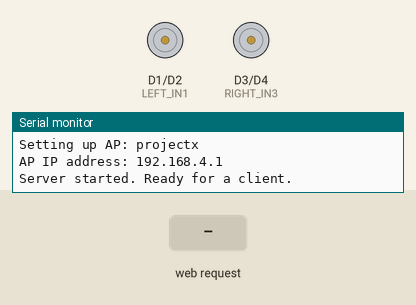
Simulated run of this sketch. Board: ESP8266 (NodeMCU). Shown: motor-driver pin pairs drawn as motors (green arrow = first pin HIGH = forward, orange = second pin HIGH = backward, longer = more drive, scaled by the enable pin), the last lines printed to the serial monitor. The inputs (shaded band) are chosen by the test bench.

Above: at 1.2 s.
1.3 s: HTTP request GET /F received
At 2.1 s:
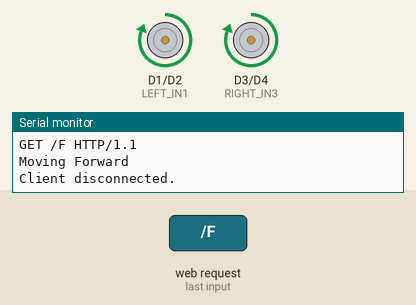
2.8 s: HTTP request GET /B received
At 3.3 s:
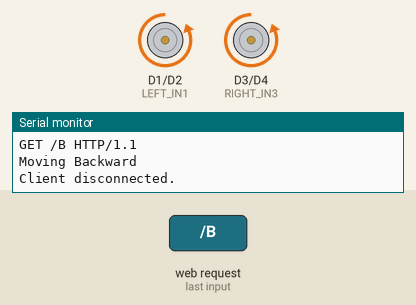
4.3 s: HTTP request GET /L received
At 5.5 s:
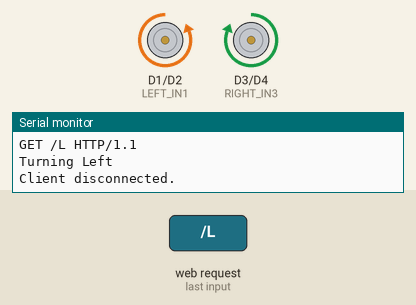
5.8 s: HTTP request GET /R received
At 6.7 s:
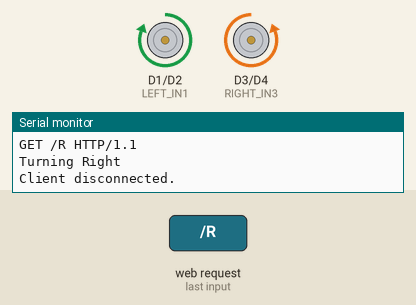
Timing chart, 0 to 8.3 s (numbered marks = the images above; inputs shaded):
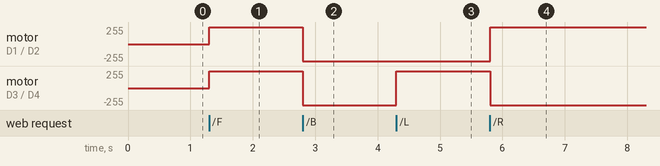

The sketch:

RC-car_wifi_old_.ino
```cpp
#include <ESP8266WiFi.h>
const char* ssid = "projectx";
const char* password = "12345678";
WiFiServer server(80);


#define ENA_PIN D5
#define LEFT_IN1 D1
#define LEFT_IN2 D2
// Right Motor
#define ENB_PIN D6
#define RIGHT_IN3 D3
#define RIGHT_IN4 D4

void setup() {
  Serial.begin(115200);
  Serial.println("\nStarting");

  // Set all motor pins as OUTPUT
  pinMode(ENA_PIN, OUTPUT);
  pinMode(LEFT_IN1, OUTPUT);
  pinMode(LEFT_IN2, OUTPUT);
  pinMode(ENB_PIN, OUTPUT);
  pinMode(RIGHT_IN3, OUTPUT);
  pinMode(RIGHT_IN4, OUTPUT);

  // Stop motors at startup
  stopMotors();

  // Start the Wi-Fi Access Point
  Serial.print("Setting up AP: ");
  Serial.println(ssid);
  WiFi.softAP(ssid, password);

  IPAddress myIP = WiFi.softAPIP();
  Serial.print("AP IP address: ");
  Serial.println(myIP);

  // Start the web server
  server.begin();
  Serial.println("Server started. Ready for a client.");
}

void loop() {
  WiFiClient client = server.available();
  if (!client) {
    return;
  }

  Serial.println("New client connected!");
  while (client.connected() && !client.available()) {
    delay(1);
  }

  String request = client.readStringUntil('\r');
  Serial.println(request);
  client.flush();

  // Check the request
  if (request.indexOf("GET /F") >= 0) {
    goForward();
  } else if (request.indexOf("GET /B") >= 0) {
    goBackward();
  } else if (request.indexOf("GET /L") >= 0) {
    turnLeft();
  } else if (request.indexOf("GET /R") >= 0) {
    turnRight();
  } else if (request.indexOf("GET /S") >= 0) {
    stopMotors();
  }


  // HTTP headers
  client.println("HTTP/1.1 200 OK");
  client.println("Content-Type: text/html");
  client.println("Connection: close");
  client.println();


  client.println("<!DOCTYPE html>");
  client.println("<html>");
  client.println("<head>");
  client.println("<title>NodeMCU RC Car</title>");
  client.println("<meta name=\"viewport\" content=\"width=device-width, initial-scale=1.0, user-scalable=no\">");
  client.println("<style>");
  client.println("body { text-align: center; font-family: Arial, sans-serif; background-color: #f0f0f0; }");
  client.println("h1 { color: #333; }");
  client.println(".controller { display: grid; grid-template-columns: 1fr 1fr 1fr; grid-template-rows: 1fr 1fr 1fr; width: 300px; height: 300px; margin: 20px auto; }");
  client.println("button { width: 95px; height: 95px; border: none; border-radius: 15px; background-color: #4CAF50; color: white; font-size: 1.5em; font-weight: bold; cursor: pointer; user-select: none; box-shadow: 0 4px #999; }");
  client.println("button:active { background-color: #45a049; box-shadow: 0 2px #666; transform: translateY(2px); }");
  client.println(".forward { grid-column: 2; grid-row: 1; }");
  client.println(".left { grid-column: 1; grid-row: 2; }");
  client.println(".stop { grid-column: 2; grid-row: 2; background-color: #f44336; }");
  client.println(".stop:active { background-color: #d32f2f; }");
  client.println(".right { grid-column: 3; grid-row: 2; }");
  client.println(".backward { grid-column: 2; grid-row: 3; }");
  client.println(".empty { visibility: hidden; }");
  client.println("</style>");
  client.println("</head>");
  client.println("<body>");
  client.println("<h1>RC Car Controller</h1>");
  client.println("<div class='controller'>");
  client.println("  <div class='empty'></div>");
  client.println("  <button class='forward' onmousedown=\"sendCommand('/F')\" onmouseup=\"sendCommand('/S')\" ontouchstart=\"sendCommand('/F')\" ontouchend=\"sendCommand('/S')\">&#8593;</button>");
  client.println("  <div class='empty'></div>");
  client.println("  <button class='left' onmousedown=\"sendCommand('/L')\" onmouseup=\"sendCommand('/S')\" ontouchstart=\"sendCommand('/L')\" ontouchend=\"sendCommand('/S')\">&#8592;</button>");
  client.println("  <button class='stop' onmousedown=\"sendCommand('/S')\" ontouchstart=\"sendCommand('/S')\">STOP</button>");
  client.println("  <button class='right' onmousedown=\"sendCommand('/R')\" onmouseup=\"sendCommand('/S')\" ontouchstart=\"sendCommand('/R')\" ontouchend=\"sendCommand('/S')\">&#8594;</button>");
  client.println("  <div class='empty'></div>");
  client.println("  <button class='backward' onmousedown=\"sendCommand('/B')\" onmouseup=\"sendCommand('/S')\" ontouchstart=\"sendCommand('/B')\" ontouchend=\"sendCommand('/S')\">&#8595;</button>");
  client.println("  <div class='empty'></div>");
  client.println("</div>");
  client.println("<script>");
  client.println("  function sendCommand(command) { fetch(command); }");
  client.println("</script>");
  client.println("</body>");
  client.println("</html>");

  delay(1);
  Serial.println("Client disconnected.");
}


void goForward() {
  Serial.println("Moving Forward");
  // Set direction
  digitalWrite(LEFT_IN1, HIGH);
  digitalWrite(LEFT_IN2, LOW);
  digitalWrite(RIGHT_IN3, HIGH);
  digitalWrite(RIGHT_IN4, LOW);
  // Enable motors
  digitalWrite(ENA_PIN, HIGH);
  digitalWrite(ENB_PIN, HIGH);
}

void goBackward() {
  Serial.println("Moving Backward");
  // Set direction
  digitalWrite(LEFT_IN1, LOW);
  digitalWrite(LEFT_IN2, HIGH);
  digitalWrite(RIGHT_IN3, LOW);
  digitalWrite(RIGHT_IN4, HIGH);
  // Enable motors
  digitalWrite(ENA_PIN, HIGH);
  digitalWrite(ENB_PIN, HIGH);
}

void turnLeft() {
  Serial.println("Turning Left");
  // Set direction (Left Back, Right Fwd)
  digitalWrite(LEFT_IN1, LOW);
  digitalWrite(LEFT_IN2, HIGH);
  digitalWrite(RIGHT_IN3, HIGH);
  digitalWrite(RIGHT_IN4, LOW);
  // Enable motors
  digitalWrite(ENA_PIN, HIGH);
  digitalWrite(ENB_PIN, HIGH);
}

void turnRight() {
  Serial.println("Turning Right");
  // Set direction (Left Fwd, Right Back)
  digitalWrite(LEFT_IN1, HIGH);
  digitalWrite(LEFT_IN2, LOW);
  digitalWrite(RIGHT_IN3, LOW);
  digitalWrite(RIGHT_IN4, HIGH);
  // Enable motors
  digitalWrite(ENA_PIN, HIGH);
  digitalWrite(ENB_PIN, HIGH);
}

void stopMotors() {
  Serial.println("STOP");
  // Disable both motors.
  digitalWrite(ENA_PIN, LOW);
  digitalWrite(ENB_PIN, LOW);
  // set inputs to LOW
  digitalWrite(LEFT_IN1, LOW);
  digitalWrite(LEFT_IN2, LOW);
  digitalWrite(RIGHT_IN3, LOW);
  digitalWrite(RIGHT_IN4, LOW);
}
```

Measured:
- after the input at 1.3 s, motor on D1 (LEFT_IN1) / D2 (LEFT_IN2), motor on D3 (RIGHT_IN3) / D4 (RIGHT_IN4): stopped → forward 255/255 at once
- after the input at 2.8 s, motor on D1 (LEFT_IN1) / D2 (LEFT_IN2), motor on D3 (RIGHT_IN3) / D4 (RIGHT_IN4): forward 255/255 → backward 255/255 at once
- after the input at 4.3 s, motor on D3 (RIGHT_IN3) / D4 (RIGHT_IN4): backward 255/255 → forward 255/255 at once
- after the input at 5.8 s, motor on D1 (LEFT_IN1) / D2 (LEFT_IN2): backward 255/255 → forward 255/255 at once; motor on D3 (RIGHT_IN3) / D4 (RIGHT_IN4): forward 255/255 → backward 255/255 at once
